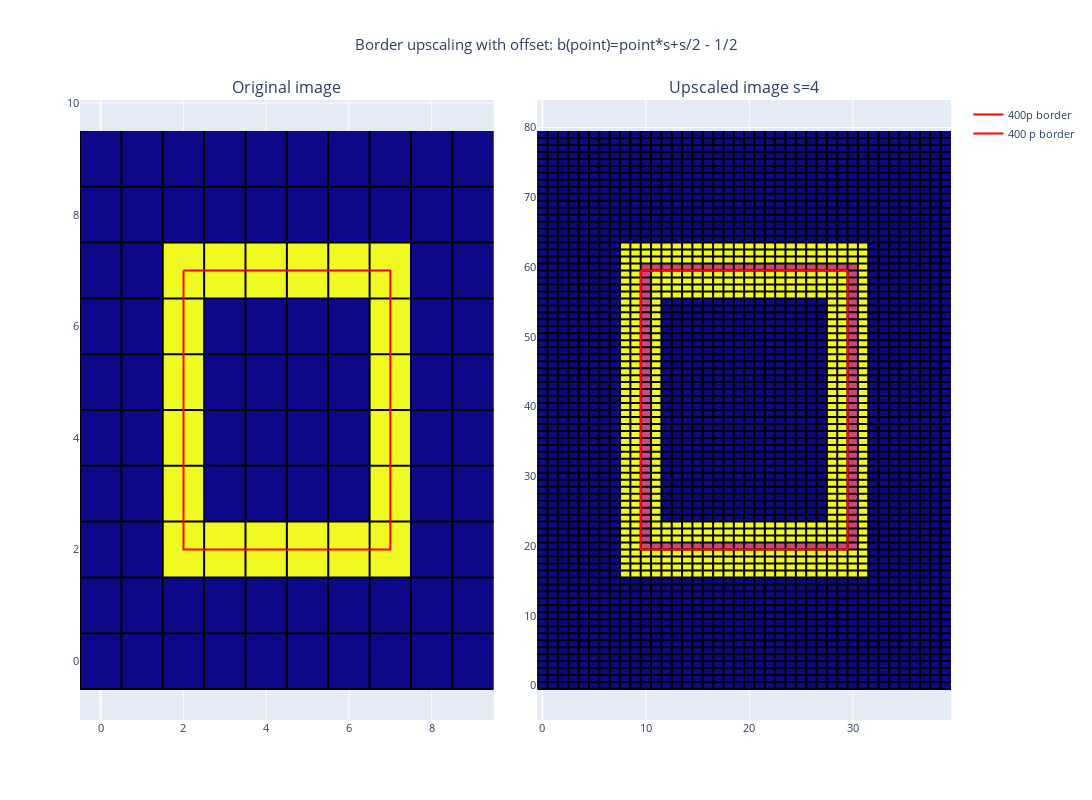

Here is the notebook cell this chart was saved with:
### Markdown cell above
# 

scipy.ndimage import map_cooridnates

### Code cell
fig = make_subplots(rows=1, cols=2, 
                    horizontal_spacing=0.05, 
                    vertical_spacing=0.1,
                    subplot_titles=('Original image', f"Upscaled image s={scale_factor_x}"))
# Add images to plot
base_image_fig = px.imshow(test_image)
fig.add_trace(base_image_fig.data[0], 1, 1)
xs, ys = gridlines(test_image)
fig.add_trace(go.Scatter(x=xs, y=ys, marker=dict(color='black', size=1), name=f"Pixel edges", showlegend=False), row=1, col=1)

upscaled_image_box_3 = upscaled_image_box.copy()
xs_pixel, ys_pixel = pixels_between_points(fourier_xs_with_offset, fourier_ys_with_offset)
# xs, ys = pixels_between_points(fourier_xs*scale_factor+scale_factor/2-0.5, fourier_ys*scale_factor+scale_factor/2-0.5)
for x,y in list(zip(xs_pixel,ys_pixel)):
    upscaled_image_box_3[int(y)][int(x)] = 0.5
    
upscaled_image_fig = px.imshow(upscaled_image_box_3)
fig.add_trace(upscaled_image_fig.data[0], 1, 2)
xs, ys = gridlines(upscaled_image_box_3)
fig.add_trace(go.Scatter(x=xs, y=ys, marker=dict(color='black', size=1), name=f"Pixel edges", showlegend=False), row=1, col=2)

# 400p borders
fig.add_trace(go.Scatter(x=fourier_xs, y=fourier_ys, marker=dict(color='red', size=10), name=f"400p border"), row=1, col=1)
fig.add_trace(go.Scatter(x=fourier_xs_with_offset, y=fourier_ys_with_offset, marker=dict(color='red', size=10), name=f"400 p border"), row=1, col=2)

fig.update_layout(title_text=f"Border upscaling with offset: b(point)=point*s+s/2 - 1/2", title_x=0.5, width=1400, height=800, showlegend=True, font_size=11)
fig.update(layout_coloraxis_showscale=False)
fig.show()

### Figure 1 — Plotly figure (JSON) as saved in the notebook; plotly's stock layout.template omitted (floating-point values rounded to 4 significant figures; data arrays with more than 128 entries replaced by an {"elided": "..."} marker saying what was removed)
{"data": [{"coloraxis": "coloraxis", "hovertemplate": "x: %{x}<br>y: %{y}<br>color: %{z}<extra></extra>", "name": "0", "type": "heatmap", "xaxis": "x", "yaxis": "y", "z": [[0, 0, 0, 0, 0, 0, 0, 0, 0, 0], [0, 0, 0, 0, 0, 0, 0, 0, 0, 0], [0, 0, 1, 1, 1, 1, 1, 1, 0, 0], [0, 0, 1, 0, 0, 0, 0, 1, 0, 0], [0, 0, 1, 0, 0, 0, 0, 1, 0, 0], [0, 0, 1, 0, 0, 0, 0, 1, 0, 0], [0, 0, 1, 0, 0, 0, 0, 1, 0, 0], [0, 0, 1, 1, 1, 1, 1, 1, 0, 0], [0, 0, 0, 0, 0, 0, 0, 0, 0, 0], [0, 0, 0, 0, 0, 0, 0, 0, 0, 0]]}, {"marker": {"color": "black", "size": 1}, "name": "Pixel edges", "showlegend": false, "type": "scatter", "x": [-0.5, -0.5, null, 0.5, 0.5, null, 1.5, 1.5, null, 2.5, 2.5, null, 3.5, 3.5, null, 4.5, 4.5, null, 5.5, 5.5, null, 6.5, 6.5, null, 7.5, 7.5, null, 8.5, 8.5, null, -0.5, 9.5, null, -0.5, 9.5, null, -0.5, 9.5, null, -0.5, 9.5, null, -0.5, 9.5, null, -0.5, 9.5, null, -0.5, 9.5, null, -0.5, 9.5, null, -0.5, 9.5, null, -0.5, 9.5, null], "xaxis": "x", "y": [-0.5, 9.5, null, -0.5, 9.5, null, -0.5, 9.5, null, -0.5, 9.5, null, -0.5, 9.5, null, -0.5, 9.5, null, -0.5, 9.5, null, -0.5, 9.5, null, -0.5, 9.5, null, -0.5, 9.5, null, -0.5, -0.5, null, 0.5, 0.5, null, 1.5, 1.5, null, 2.5, 2.5, null, 3.5, 3.5, null, 4.5, 4.5, null, 5.5, 5.5, null, 6.5, 6.5, null, 7.5, 7.5, null, 8.5, 8.5, null], "yaxis": "y"}, {"coloraxis": "coloraxis", "hovertemplate": "x: %{x}<br>y: %{y}<br>color: %{z}<extra></extra>", "name": "0", "type": "heatmap", "xaxis": "x2", "yaxis": "y2", "z": {"elided": "80x40 float values"}}, {"marker": {"color": "black", "size": 1}, "name": "Pixel edges", "showlegend": false, "type": "scatter", "x": {"elided": "360 float values"}, "xaxis": "x2", "y": {"elided": "360 float values"}, "yaxis": "y2"}, {"marker": {"color": "red", "size": 10}, "name": "400p border", "type": "scatter", "x": {"elided": "200 float values"}, "xaxis": "x", "y": {"elided": "200 float values"}, "yaxis": "y"}, {"marker": {"color": "red", "size": 10}, "name": "400 p border", "type": "scatter", "x": {"elided": "200 float values"}, "xaxis": "x2", "y": {"elided": "200 float values"}, "yaxis": "y2"}], "layout": {"annotations": [{"font": {"size": 16}, "showarrow": false, "text": "Original image", "x": 0.2375, "xanchor": "center", "xref": "paper", "y": 1, "yanchor": "bottom", "yref": "paper"}, {"font": {"size": 16}, "showarrow": false, "text": "Upscaled image s=4", "x": 0.7625, "xanchor": "center", "xref": "paper", "y": 1, "yanchor": "bottom", "yref": "paper"}], "coloraxis": {"showscale": false}, "font": {"size": 11}, "height": 800, "showlegend": true, "title": {"text": "Border upscaling with offset: b(point)=point*s+s/2 - 1/2", "x": 0.5}, "width": 1400, "xaxis": {"anchor": "y", "domain": [0, 0.475]}, "xaxis2": {"anchor": "y2", "domain": [0.525, 1]}, "yaxis": {"anchor": "x", "domain": [0, 1]}, "yaxis2": {"anchor": "x2", "domain": [0, 1]}}}
